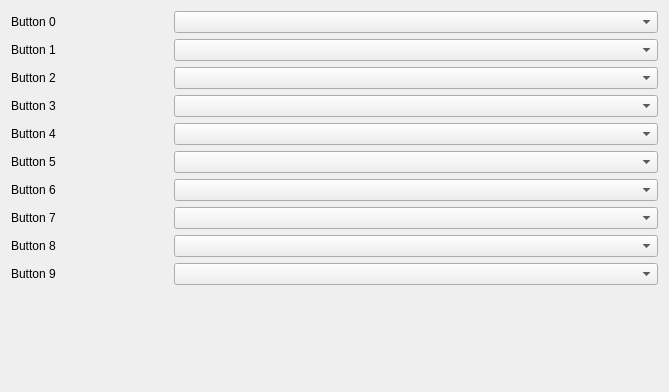
          <widget class="QWidget" name="scrollAreaWidgetContents_3">
           <property name="geometry">
            <rect>
             <x>0</x>
             <y>0</y>
             <width>669</width>
             <height>392</height>
            </rect>
           </property>
           <layout class="QGridLayout" name="gridLayout_8" columnstretch="0,0,0,0">
            <item row="18" column="0">
             <widget class="QLabel" name="labelInputButton2">
              <property name="text">
               <string>Button 2</string>
              </property>
             </widget>
            </item>
            <item row="22" column="1" colspan="3">
             <widget class="QComboBox" name="comboBoxButton6"/>
            </item>
            <item row="25" column="1" colspan="3">
             <widget class="QComboBox" name="comboBoxButton9"/>
            </item>
            <item row="19" column="0">
             <widget class="QLabel" name="labelInputButton3">
              <property name="text">
               <string>Button 3</string>
              </property>
             </widget>
            </item>
            <item row="23" column="1" colspan="3">
             <widget class="QComboBox" name="comboBoxButton7"/>
            </item>
            <item row="24" column="1" colspan="3">
             <widget class="QComboBox" name="comboBoxButton8"/>
            </item>
            <item row="21" column="0">
             <widget class="QLabel" name="labelInputButton5">
              <property name="text">
               <string>Button 5</string>
              </property>
             </widget>
            </item>
            <item row="18" column="1" colspan="3">
             <widget class="QComboBox" name="comboBoxButton2"/>
            </item>
            <item row="22" column="0">
             <widget class="QLabel" name="labelInputButton6">
              <property name="text">
               <string>Button 6</string>
              </property>
             </widget>
            </item>
            <item row="17" column="1" colspan="3">
             <widget class="QComboBox" name="comboBoxButton1"/>
            </item>
            <item row="20" column="0">
             <widget class="QLabel" name="labelInputButton4">
              <property name="text">
               <string>Button 4</string>
              </property>
             </widget>
            </item>
            <item row="16" column="1" colspan="3">
             <widget class="QComboBox" name="comboBoxButton0"/>
            </item>
            <item row="20" column="1" colspan="3">
             <widget class="QComboBox" name="comboBoxButton4"/>
            </item>
            <item row="25" column="0">
             <widget class="QLabel" name="labelInputButton9">
              <property name="text">
               <string>Button 9</string>
              </property>
             </widget>
            </item>
            <item row="24" column="0">
             <widget class="QLabel" name="labelInputButton8">
              <property name="text">
               <string>Button 8</string>
              </property>
             </widget>
            </item>
            <item row="19" column="1" colspan="3">
             <widget class="QComboBox" name="comboBoxButton3"/>
            </item>
            <item row="23" column="0">
             <widget class="QLabel" name="labelInputButton7">
              <property name="text">
               <string>Button 7</string>
              </property>
             </widget>
            </item>
            <item row="21" column="1" colspan="3">
             <widget class="QComboBox" name="comboBoxButton5"/>
            </item>
            <item row="16" column="0">
             <widget class="QLabel" name="labelInputButton0">
              <property name="text">
               <string>Button 0</string>
              </property>
             </widget>
            </item>
            <item row="17" column="0">
             <widget class="QLabel" name="labelInputButton1">
              <property name="text">
               <string>Button 1</string>
              </property>
             </widget>
            </item>
            <item row="26" column="0">
             <spacer name="verticalSpacer_5">
              <property name="orientation">
               <enum>Qt::Vertical</enum>
              </property>
              <property name="sizeHint" stdset="0">
               <size>
                <width>20</width>
                <height>40</height>
               </size>
              </property>
             </spacer>
            </item>
           </layout>
          </widget>
